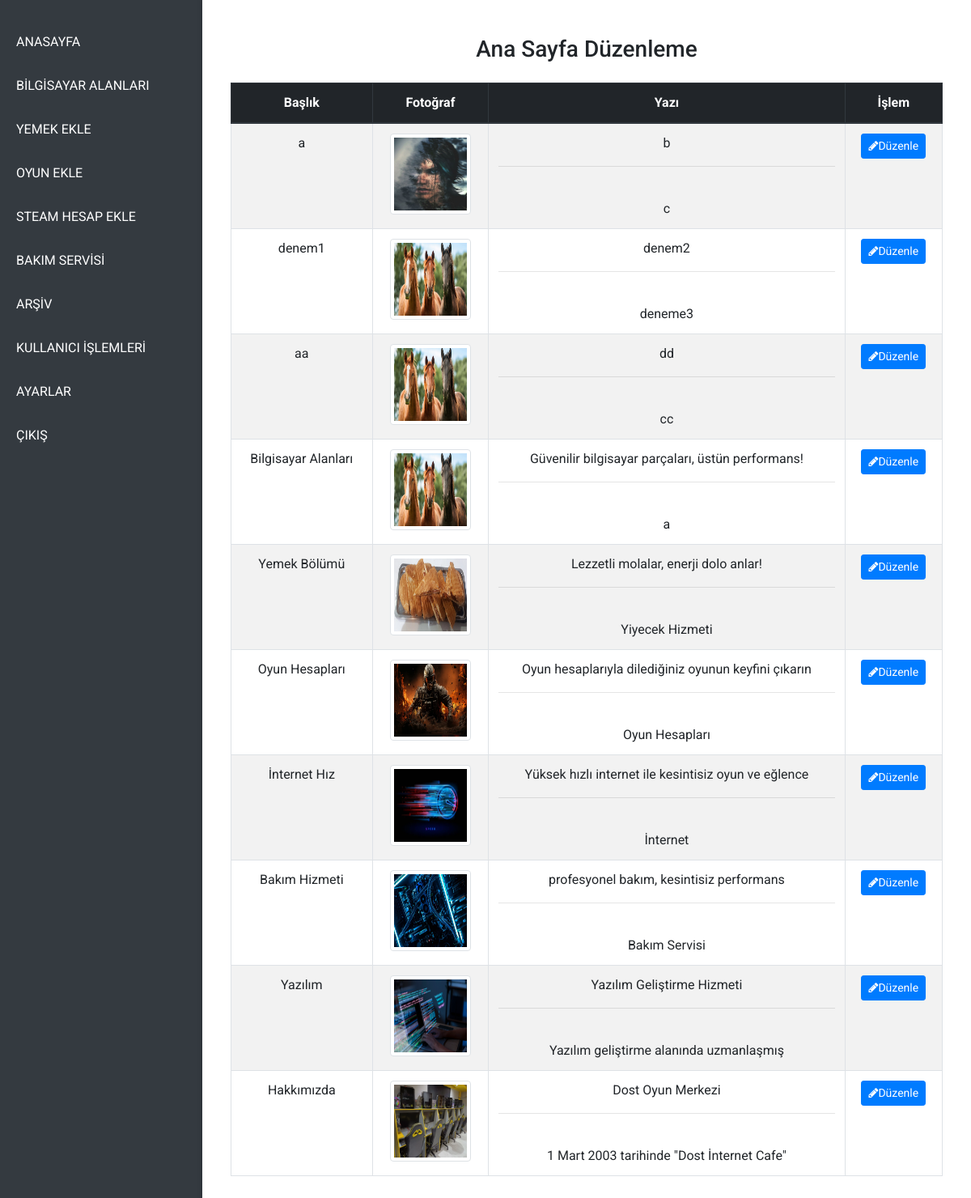
/indexa (signed in), run on an earlier commit of the app's database.
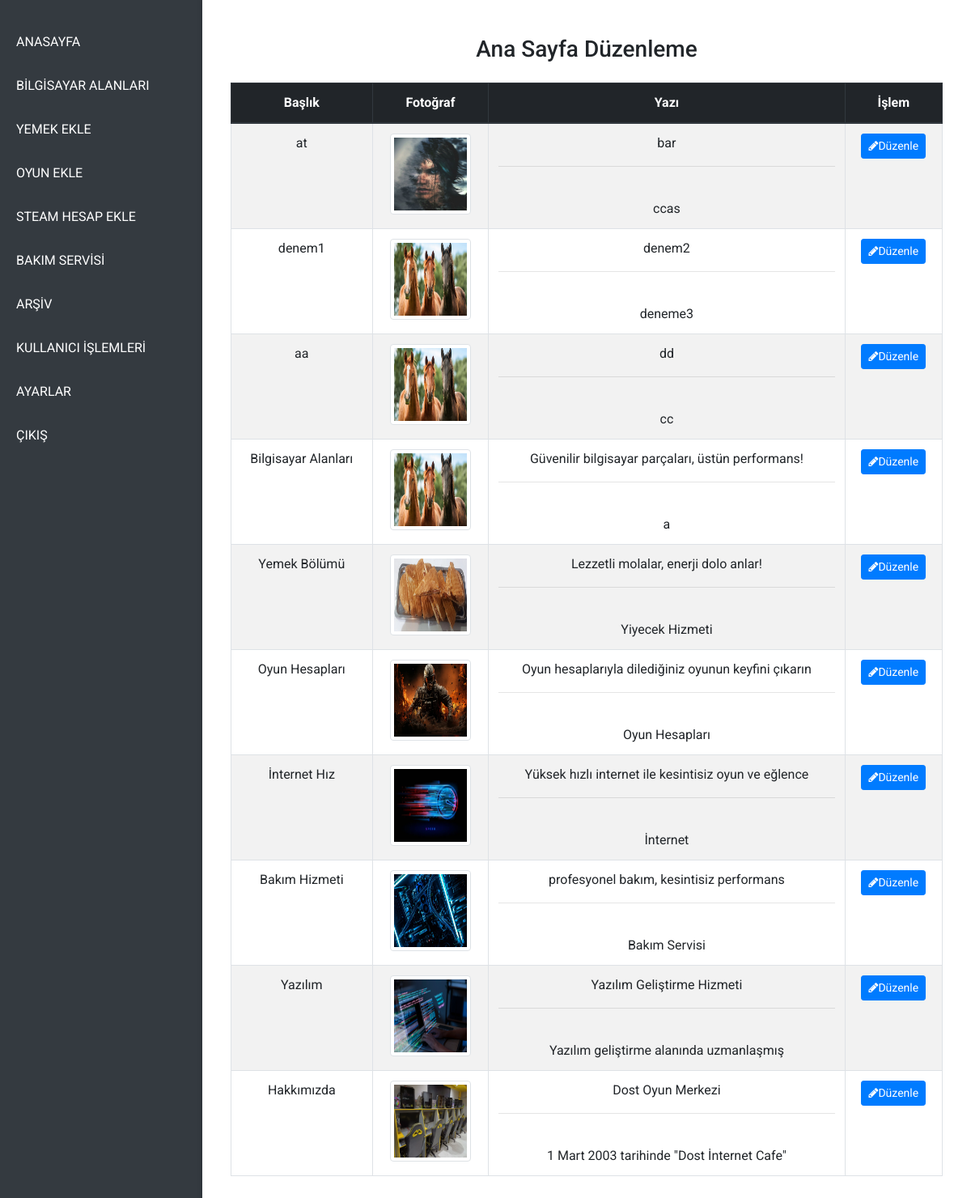
And on a later commit of the database.
### models.py (models this page shows)
class tblmediaandtext(db.Model):
    id = db.Column(db.Integer, primary_key=True)
    page_name = db.Column(db.String(50), unique=False, nullable=False, default='')
    label = db.Column(db.String(100), unique=False, nullable=True)
    path = db.Column(db.String(50), unique=False, nullable=False, default='')
    file_name = db.Column(db.String(255), nullable=False, default='')
    text1 = db.Column(db.String(5000), nullable=True)
    text2 = db.Column(db.String(5000), nullable=True)

### app.py (the view)
@app.route("/indexa", methods=["GET", "POST"])
@login_required
def indexa():
    mediawithtext = tblmediaandtext.query.all()
    return render_template("admin/indexa.html", mediawithtext=mediawithtext)

### helpers.py (called while the page is built)
def login_required(f):
    @wraps(f)
    def decorated_function(*args, **kwargs):
        if session.get("user_id") is None:
            return redirect("/login")
        return f(*args, **kwargs)
    return decorated_function

### templates/admin/indexa.html
{% extends "admin/adminlayout.html" %}
{% block main %}
<div class="container mt-4">
    <h3 class="mb-4">Ana Sayfa Düzenleme</h3>
    <table class="table table-bordered table-striped">
        <thead class="thead-dark">
            <tr>
                <th>Başlık</th>
                <th>Fotoğraf</th>
                <th>Yazı</th>
                <th>İşlem</th>
            </tr>
        </thead>
        <tbody>
            {% for mt in mediawithtext %}
                <tr>
                    <td>{{ mt.label }}</td>
                    <td>
                        <img src=" {% if mt.path:%}{{ mt.path}} {% else:%} ../static/img/noImage.jpg {% endif %}" alt="photo" class="img-thumbnail" style="width: 100px; height: 100px;">
                    </td>
                    <td>
                        {{ mt.text1 }}
                        <hr> <br>
                        {{ mt.text2 }}
                    </td>
                    <td>
                        <a href="/updatemainpage/{{mt.id}}" class="btn btn-sm btn-primary"><i class="fa fa-pencil"></i>Düzenle</a>
                    </td>
                </tr>
            {% endfor %}
        </tbody>
    </table>
</div>
{% endblock %}

### templates/admin/adminlayout.html (shortened to what this page needs)
<!DOCTYPE html>
<html lang="en">
<head>
    <link rel="stylesheet" href="https://maxcdn.bootstrapcdn.com/bootstrap/4.0.0-beta/css/bootstrap.min.css">
    <link rel="stylesheet" href="https://cdnjs.cloudflare.com/ajax/libs/font-awesome/4.5.0/css/font-awesome.min.css">
    <link href="https://fonts.googleapis.com/css?family=Roboto" rel="stylesheet"> <link rel='stylesheet' href='https://cdnjs.cloudflare.com/ajax/libs/twitter-bootstrap/4.0.0-beta/css/bootstrap.min.css'>
    <link rel='stylesheet' href='https://cdnjs.cloudflare.com/ajax/libs/font-awesome/4.5.0/css/font-awesome.min.css'>
    <link rel="stylesheet" href="static/css/admin/indexadmin.css">
    <link rel="stylesheet" href="../static/css/admin/indexadmin.css">
</head>
<body>
    <div class="main">
        <div class="leftbar">
            <ul>
                <li class="nav-item"><a class="nav-link" href="/indexa">ANASAYFA</a></li>
                <li class="nav-item"><a class="nav-link" href="/computerfields">BİLGİSAYAR ALANLARI</a></li>
                <li class="nav-item"><a class="nav-link" href="/foodsadd">YEMEK EKLE</a></li>
                <li class="nav-item"><a class="nav-link" href="/gamesadd">OYUN EKLE</a></li>
                <li class="nav-item"><a class="nav-link" href="/steamsadd">STEAM HESAP EKLE</a></li>
                <li class="nav-item"><a class="nav-link" href="/service">BAKIM SERVİSİ</a></li>
                <li class="nav-item"><a class="nav-link" href="/arsive">ARŞİV</a></li>
                <li class="nav-item"><a class="nav-link" href="/useradd">KULLANICI İŞLEMLERİ</a></li>
                <li class="nav-item"><a class="nav-link" href="/settings">AYARLAR</a></li>
                <li class="nav-item"><a class="nav-link" href="/logout">ÇIKIŞ</a></li>
            </ul>
        </div>
        <div class="rightbar">
            {% block main %}{% endblock %}
        </div>
    </div>
</body>
</html>

### static/css/admin/indexadmin.css (style rules this page uses)
body, html { margin: 0; padding: 0; font-family: 'Roboto', sans-serif; height: 100%; background-color: #f8f9fa; }
.main { display: flex; height: 100vh; }
.leftbar { width: 250px; background-color: #343a40; color: #fff; display: flex; flex-direction: column; padding-top: 20px; box-shadow: 2px 0 5px rgba(0, 0, 0, 0.3); }
.leftbar ul { list-style: none; padding: 0; margin: 0; }
.leftbar .nav-item { margin: 10px 0; }
.leftbar .nav-link { color: #fff; text-decoration: none; padding: 10px 20px; display: block; font-size: 16px; transition: background 0.3s ease, padding-left 0.3s ease; }
.rightbar { flex-grow: 1; padding: 20px; background-color: #ffffff; overflow-y: auto; box-shadow: -2px 0 5px rgba(0, 0, 0, 0.1); }
.container { display: flex; flex-direction: column; align-items: center; justify-content: center; }
table { width: 80%; margin-left: auto; margin-right: auto; text-align: center; }
h3 { text-align: center; }

What changed in the data, as far as the page shows it:
changed tblmediaandtext: label "a" → "at"; text1 "b" → "bar"; text2 "c" → "ccas"
